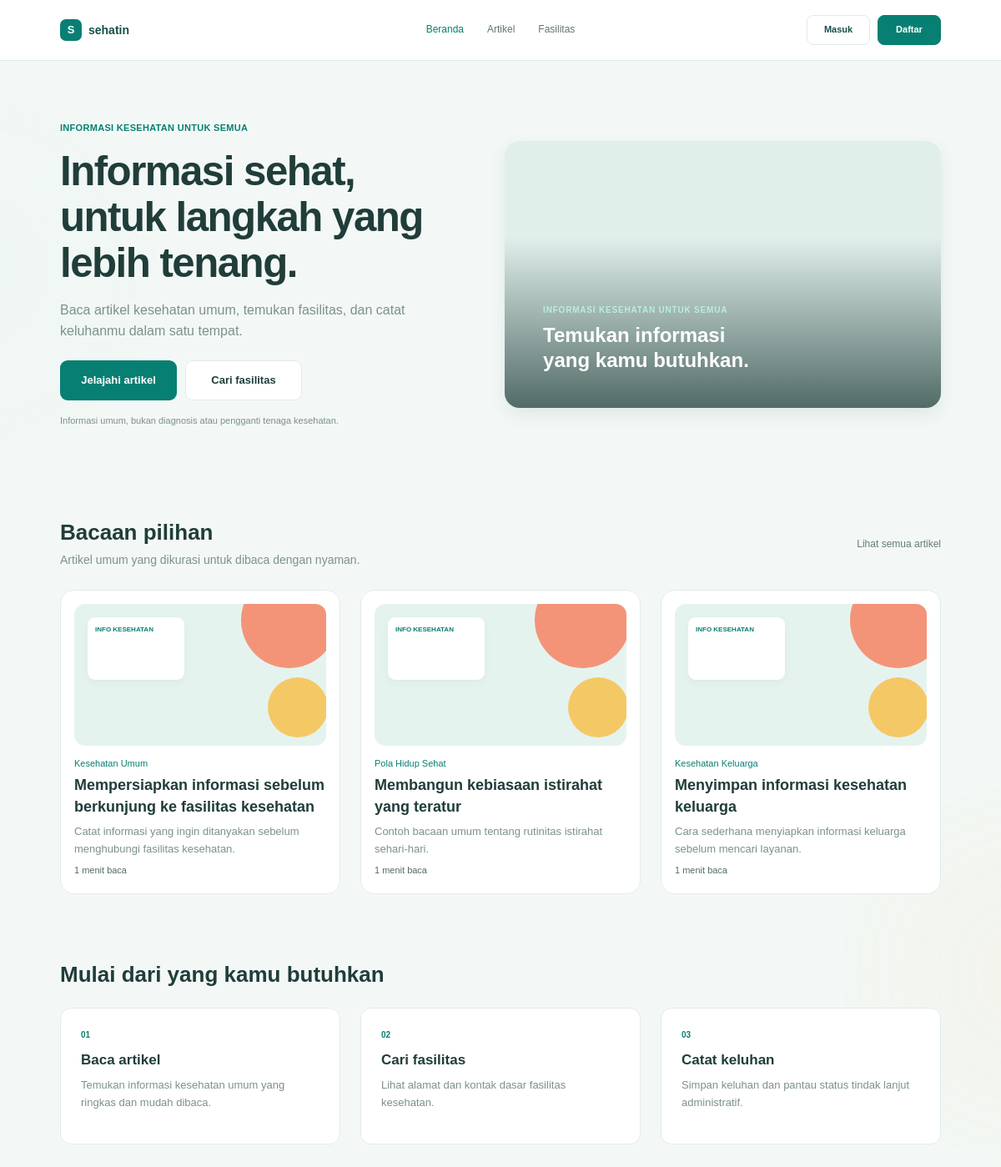
The page / on the database its author committed.
### tables this page shows
CREATE TABLE IF NOT EXISTS articles (
    id INT AUTO_INCREMENT PRIMARY KEY,
    category_id INT NOT NULL,
    author_id INT NOT NULL,
    title VARCHAR(200) NOT NULL,
    excerpt VARCHAR(300) NULL,
    content TEXT NOT NULL,
    status ENUM('draft', 'published')
        NOT NULL DEFAULT 'draft',
    created_at DATETIME NOT NULL DEFAULT CURRENT_TIMESTAMP,
    updated_at DATETIME NULL,

    CONSTRAINT fk_articles_category
        FOREIGN KEY (category_id)
        REFERENCES article_categories(id)
        ON UPDATE CASCADE ON DELETE RESTRICT,

    CONSTRAINT fk_articles_author
        FOREIGN KEY (author_id)
        REFERENCES users(id)
        ON UPDATE CASCADE ON DELETE RESTRICT
);

CREATE TABLE IF NOT EXISTS article_categories (
    id INT AUTO_INCREMENT PRIMARY KEY,
    name VARCHAR(100) NOT NULL UNIQUE,
    created_at DATETIME NOT NULL DEFAULT CURRENT_TIMESTAMP
);

### index.php (the view, shortened to what this page needs)
<?php
$isLoggedIn = isset($_SESSION["user_id"]);
$userName = $_SESSION["name"] ?? "";
$userRole = $_SESSION["role"] ?? "";
require_once __DIR__ . "/config/database.php";
$articles = [];
$sqlArticles = "SELECT
                    a.id,
                    a.title,
                    a.excerpt,
                    a.content,
                    c.name AS category
                FROM articles a
                INNER JOIN article_categories c
                    ON a.category_id = c.id
                WHERE a.status = 'published'
                ORDER BY a.created_at DESC
                LIMIT 3";
$resultArticles = $conn->query($sqlArticles);
if ($resultArticles) {
    while ($row = $resultArticles->fetch_assoc()) {
        $wordCount = str_word_count(strip_tags($row['content']));
        $readingMinutes = max(1, (int) ceil($wordCount / 200));
        $articles[] = [
            'id' => $row['id'],
            'category' => $row['category'],
            'title' => $row['title'],
            'description' => $row['excerpt'],
            'time' => $readingMinutes . ' menit baca'
        ];
    }
}
?>
<!DOCTYPE html>
<html lang="id">
<head>
    <link rel="stylesheet" href="assets/css/reset.css">
    <link rel="stylesheet" href="assets/css/style.css">
    <link rel="stylesheet" href="assets/css/home.css?v=<?= filemtime(__DIR__ . '/assets/css/home.css') ?>">
</head>
<body class="home-body">
    <header class="home-header">
        <div class="home-header-inner">
            <a href="index.php" class="home-brand" aria-label="Sehatin, beranda">
                <span class="home-brand-icon" aria-hidden="true">S</span>
                <span>sehatin</span>
            </a>
            <nav class="home-header-nav" aria-label="Navigasi utama">
                <a href="index.php" aria-current="page">Beranda</a>
                <a href="articles.php">Artikel</a>
                <a href="facilities.php">Fasilitas</a>
            </nav>
            <div class="home-header-actions">
            <?php if ($isLoggedIn): ?>
                <?php
                $dashboardUrl = $userRole === "admin"
                    ? "admin/dashboard.php"
                    : "user/dashboard.php";
                ?>
                <a href="<?= htmlspecialchars($dashboardUrl) ?>" class="home-auth-link">
                    <?= htmlspecialchars($userName, ENT_QUOTES, 'UTF-8') ?>
                </a>
                <a href="logout.php" class="home-auth-link home-auth-link-primary">
                    Keluar
                </a>
            <?php else: ?>
                <a href="login.php" class="home-auth-link">Masuk</a>
                <a href="register.php" class="home-auth-link home-auth-link-primary">
                    Daftar
                </a>
            <?php endif; ?>
            </div>
        </div>
    </header>
    <main class="container">
        <section class="hero">
            <div class="hero-content">
                <span class="eyebrow">
                    INFORMASI KESEHATAN UNTUK SEMUA
                </span>
                <h1>
                    Informasi sehat, untuk langkah yang lebih tenang.
                </h1>
                <p class="hero-description">
                    Baca artikel kesehatan umum, temukan fasilitas,
                    dan catat keluhanmu dalam satu tempat.
                </p>
                <div class="hero-buttons">
                    <a href="articles.php" class="btn btn-primary">
                        Jelajahi artikel
                    </a>
                    <a href="facilities.php" class="btn btn-secondary">
                        Cari fasilitas
                    </a>
                </div>
                <p class="hero-note">
                    Informasi umum, bukan diagnosis atau pengganti
                    tenaga kesehatan.
                </p>
            </div>
            <div class="hero-visual">
                <img
                    class="hero-photo"
                    src="assets/images/sehatin-hero.webp"
                    alt="Dokter dan pasien berbincang di ruang konsultasi yang nyaman"
                    fetchpriority="high"
                    decoding="async">
                <div class="hero-photo-caption">
                    <span>INFORMASI KESEHATAN UNTUK SEMUA</span>
                    <strong>Temukan informasi yang kamu butuhkan.</strong>
                </div>
            </div>
        </section>
        <section class="articles-section" id="artikel">
            <div class="section-heading">
                <div>
                    <h2>Bacaan pilihan</h2>
                    <p>
                        Artikel umum yang dikurasi untuk dibaca dengan nyaman.
                    </p>
                </div>
                <a href="articles.php" class="text-link">
                    Lihat semua artikel
                </a>
            </div>
            <div class="article-grid">
                <?php if (empty($articles)): ?>
                <div class="article-empty-state">
                    <strong>Belum ada artikel yang diterbitkan.</strong>
                    <p>Silakan kembali lagi nanti untuk melihat bacaan pilihan.</p>
                </div>
                <?php else: ?>
                <?php foreach ($articles as $index => $article): ?>
                <article class="article-card">
                    <div class="article-thumbnail thumbnail-<?php echo $index + 1; ?>">
                        <div class="thumbnail-label">
                            INFO KESEHATAN
                        </div>
                        <div class="thumbnail-circle"></div>
                        <div class="thumbnail-circle-small"></div>
                    </div>
                    <div class="article-content">
                        <span class="article-category">
                            <?php echo htmlspecialchars($article['category']); ?>
                        </span>
                        <h3>
                            <a href="articles-detail.php?id=<?= (int) $article['id'] ?>">
                                <?php echo htmlspecialchars($article['title']); ?>
                            </a>
                        </h3>
                        <p>
                            <?php echo htmlspecialchars($article['description']); ?>
                        </p>
                        <span class="read-time">
                            <?php echo htmlspecialchars($article['time']); ?>
                        </span>
                    </div>
                </article>
                <?php endforeach; ?>
                <?php endif; ?>
            </div>
        </section>
        <section class="quick-section">
            <div class="section-heading">
                <div>
                    <h2>Mulai dari yang kamu butuhkan</h2>
                </div>
            </div>
            <div class="quick-grid">
                <a href="articles.php" class="quick-card">
                    <span class="quick-number">01</span>
                    <h3>Baca artikel</h3>
                    <p>
                        Temukan informasi kesehatan umum yang
                        ringkas dan mudah dibaca.
                    </p>
                </a>
                <a href="facilities.php" class="quick-card">
                    <span class="quick-number">02</span>
                    <h3>Cari fasilitas</h3>
                    <p>
                        Lihat alamat dan kontak dasar fasilitas
                        kesehatan.
                    </p>
                </a>
                <a href="login.php" class="quick-card">
                    <span class="quick-number">03</span>
                    <h3>Catat keluhan</h3>
                    <p>
                        Simpan keluhan dan pantau status tindak lanjut
                        administratif.
                    </p>
                </a>
            </div>
        </section>
    </main>
</body>
</html>

### assets/css/style.css (style rules this page uses)
:root { --primary: #087F73; --dark-green: #164F49; --light-green: #E8F5F2; --background: #F3F8F6; --white: #FFFFFF; --text: #203B39; --muted: #718580; --border: #E1EAE7; --orange: #F59678; --yellow: #F3C968; }
body { background-color: var(--background); color: var(--text); }
.container { width: 90%; max-width: 1200px; margin: 0 auto; }

### rows shown on the page
articles: category.name "Kesehatan Umum", title "Mempersiapkan informasi sebelum berkunjung ke fasilitas kesehatan", excerpt "Catat informasi yang ingin ditanyakan sebelum menghubungi fasilitas kesehatan.", time "1 menit baca"
articles: category.name "Pola Hidup Sehat", title "Membangun kebiasaan istirahat yang teratur", excerpt "Contoh bacaan umum tentang rutinitas istirahat sehari-hari.", time "1 menit baca"
articles: category.name "Kesehatan Keluarga", title "Menyimpan informasi kesehatan keluarga", excerpt "Cara sederhana menyiapkan informasi keluarga sebelum mencari layanan.", time "1 menit baca"
